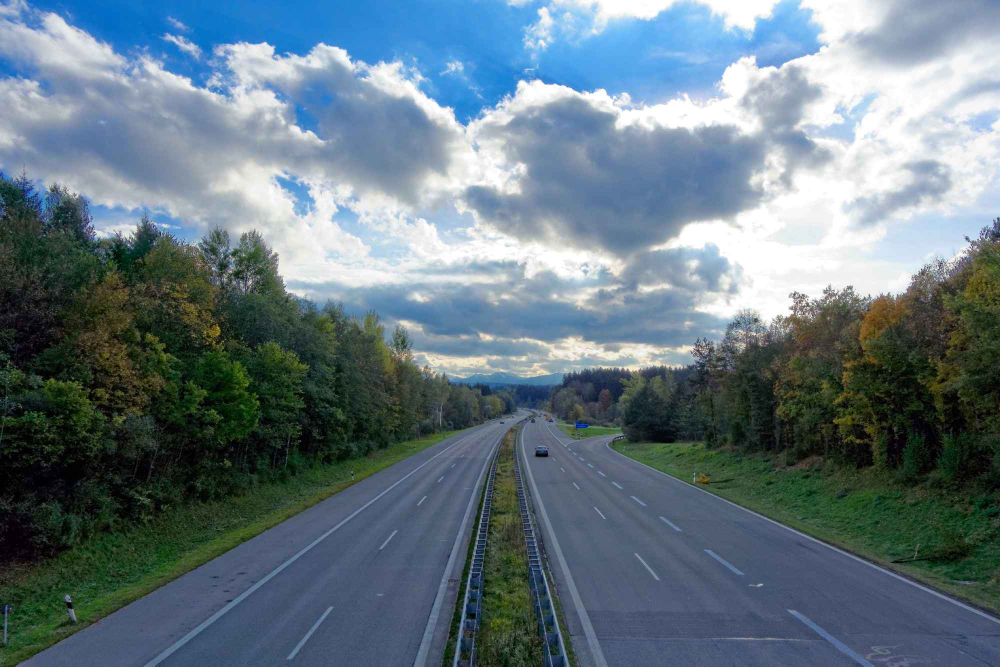
#> input picture picture/autoban.jpg, 2000 x 1333 px, found by its file name (shown at 1/2 size)
$ jupyter execute --allow-errors openCV_SIFT.ipynb   (shell and % lines are left out)   (older library calls are emulated)
#> lines starting #> are read from the running program, lines starting #| are printed output that depends on the picture
#> further down, img is the input picture: shape (1333, 2000, 3); mean B, G, R 129.4, 119.3, 100.8
#> `img = cv2.resize(img, (640, 480))`:
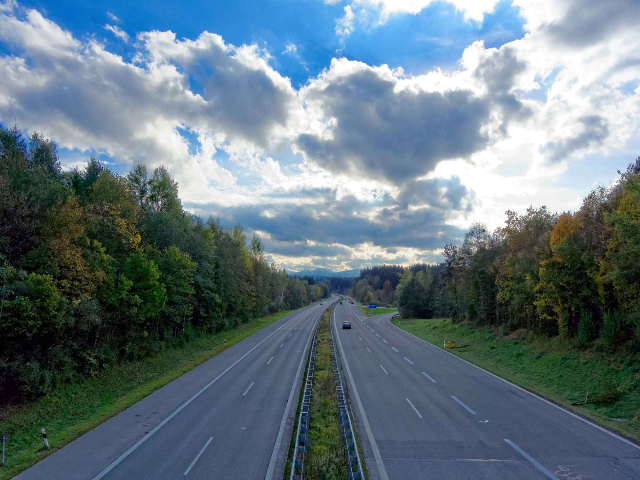
#> img: shape (480, 640, 3); mean B, G, R 129.3, 119.2, 100.7
[cell 1]
import numpy as np
import cv2
import pandas as pd

def Image_Scaling(img) :
    global scale
    scale = [2, 1, 1/2, 1/4]
    scale_imgArr = []

    for i in scale :
        img = cv2.resize(img, (int(width*i), int(height*i)))
        gray = cv2.cvtColor(img, cv2.COLOR_BGR2GRAY)
        scale_imgArr.append(gray)
#> this loop made 4 passes
#> pass 1, in Image_Scaling, `gray = cv2.cvtColor(img, cv2.COLOR_BGR2GRAY)`:
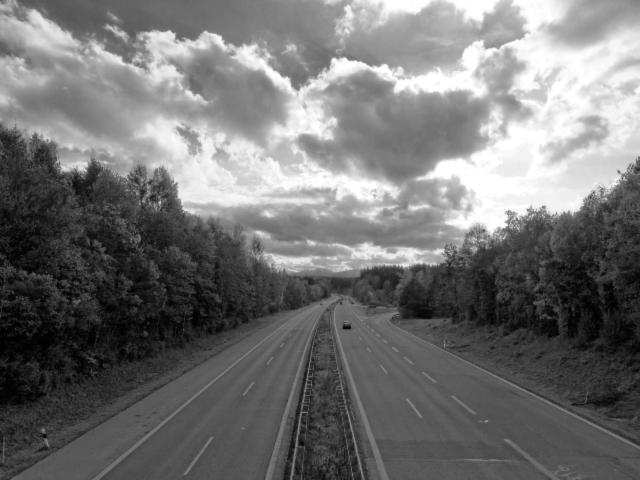
#> gray: shape (960, 1280) (shown at 1/2 size); min 0, max 255, mean 114.7
#> pass 2, in Image_Scaling, `gray = cv2.cvtColor(img, cv2.COLOR_BGR2GRAY)`:
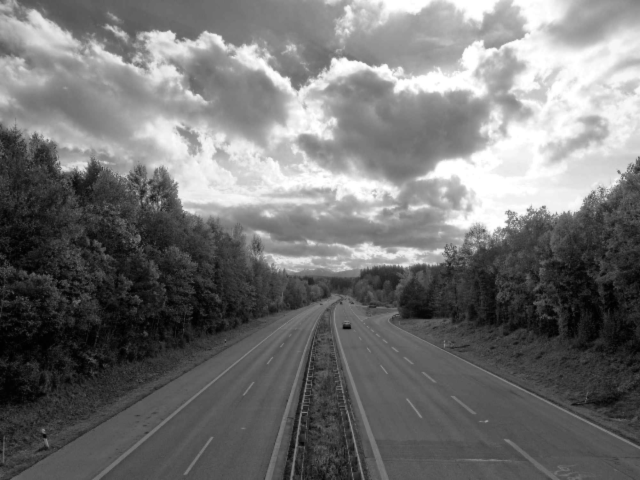
#> gray: shape (480, 640); min 1, max 255, mean 114.9
#> after the loop:
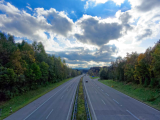
#> img: shape (120, 160, 3); mean of channels 0, 1, 2 129.6, 119.5, 101; drawn as B, G, R
#> after the loop, scale_imgArr = 4 items

    return np.array(scale_imgArr)

# [157 lines left out: functions make_Gaussian_Pyramid, Difference_of_Gaussian, Optimization, find_key_point, get_Angle, Orientation_Assign, not called in this run]

#> (the rest of this cell did not finish here and is left out)

[cell 2]
import numpy as np
import cv2
import pandas as pd

def Image_Scaling(img) :
    global scale
    scale = [2, 1, 1/2, 1/4]
    scale_imgArr = []

    for i in scale :
        img = cv2.resize(img, (int(width*i), int(height*i)))
        gray = cv2.cvtColor(img, cv2.COLOR_BGR2GRAY)
        scale_imgArr.append(gray)
#> after the loop, scale_imgArr = 4 items

    return np.array(scale_imgArr)

# [64 lines left out: functions make_Gaussian_Pyramid, Difference_of_Gaussian, Optimization, find_key_point, not called in this run]

#> (the rest of this cell did not finish here and is left out)

$ run again, with picture/1.jpg copied over picture/autoban.jpg
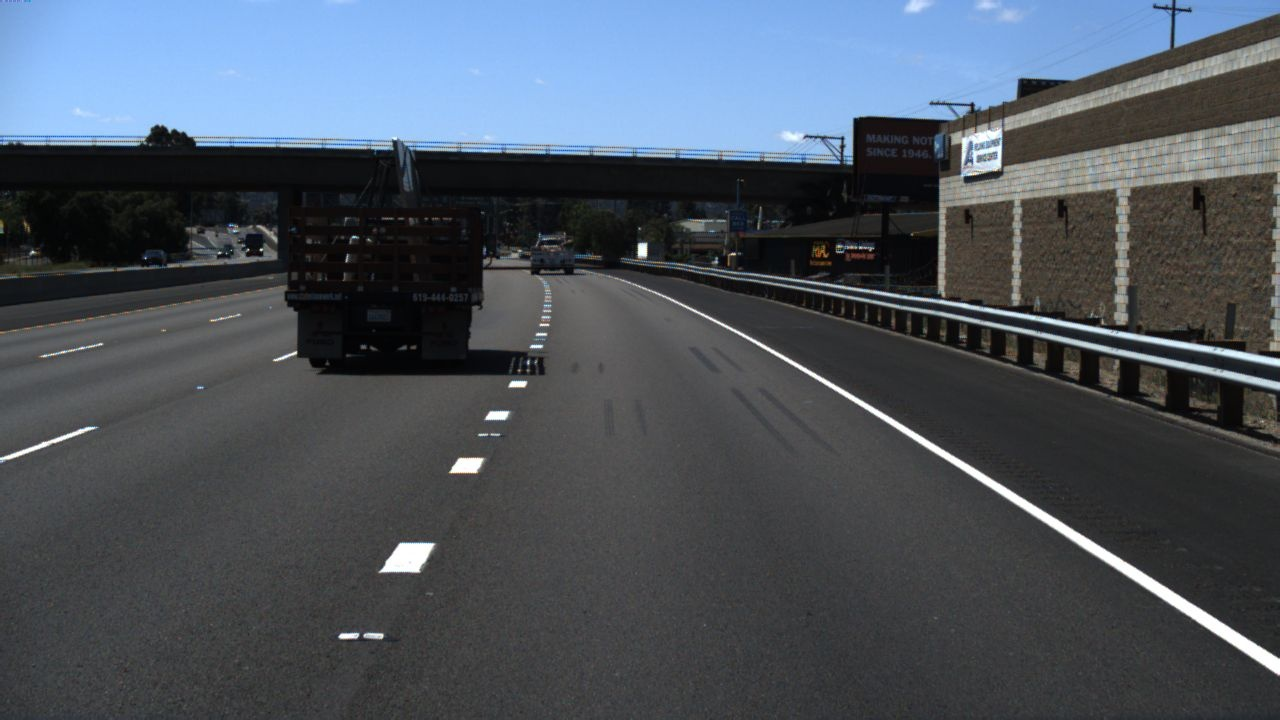
#> input picture picture/1.jpg, 1280 x 720 px, found by its file name
#> img is the input picture: shape (720, 1280, 3); mean B, G, R 93.8, 84.1, 76.2
#> after the loop in Image_Scaling, `for i in scale :`:
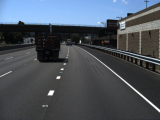
#> img: shape (120, 160, 3); mean of channels 0, 1, 2 94.1, 84.5, 76.5; drawn as B, G, R
#> after the loop in Image_Scaling, `for i in scale :`: scale_imgArr = 4 items
#> the loop in Image_Scaling, `for i in scale :` made 4 passes
#> pass 3, in Image_Scaling, `img = cv2.resize(img, (int(width*i), int(height*i)))`:
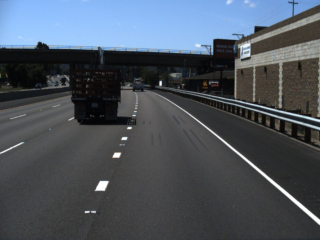
#> img: shape (240, 320, 3); mean of channels 0, 1, 2 94, 84.3, 76.4; drawn as B, G, R

$ run again, with picture/CD 명함사이즈.jpg copied over picture/autoban.jpg
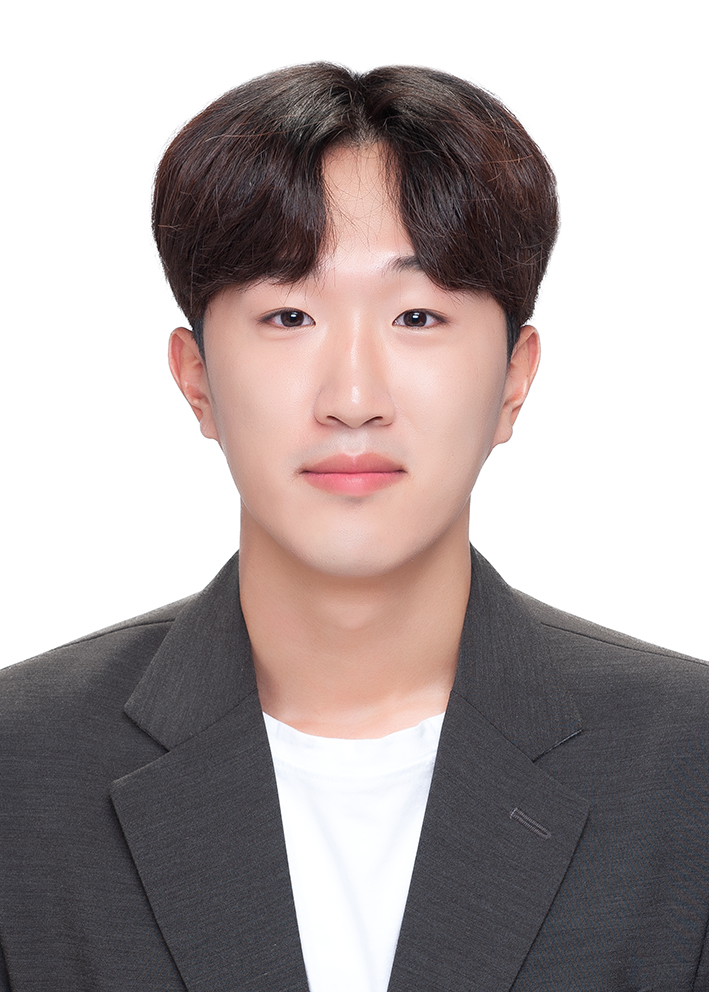
#> input picture picture/CD 명함사이즈.jpg, 709 x 992 px, found by its file name
#> img is the input picture: shape (992, 709, 3); mean B, G, R 163.4, 163.7, 173.7
#> the loop in Image_Scaling, `for i in scale :` made 4 passes
#> pass 1, in Image_Scaling, `gray = cv2.cvtColor(img, cv2.COLOR_BGR2GRAY)`:
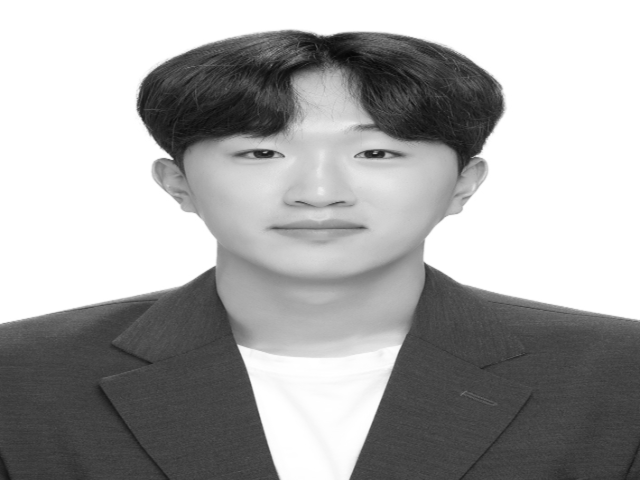
#> gray: shape (960, 1280) (shown at 1/2 size); min 4, max 255, mean 166.6
#> after the loop in Image_Scaling, `for i in scale :`:
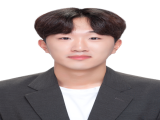
#> img: shape (120, 160, 3); mean of channels 0, 1, 2 163.5, 163.9, 173.8; drawn as B, G, R
#> after the loop in Image_Scaling, `for i in scale :`: scale_imgArr = 4 items

$ run again, with picture/CD 민증사이즈.jpg copied over picture/autoban.jpg
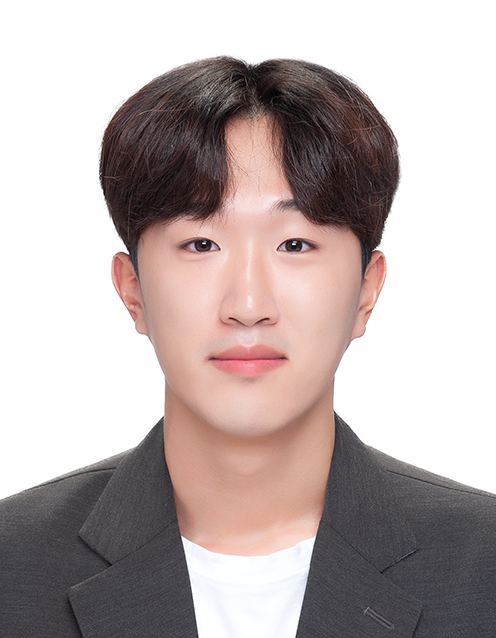
#> input picture picture/CD 민증사이즈.jpg, 496 x 638 px, found by its file name
#> img is the input picture: shape (638, 496, 3); mean B, G, R 173.4, 174.9, 186.9
#> the loop in Image_Scaling, `for i in scale :` made 4 passes
#> pass 1, in Image_Scaling, `gray = cv2.cvtColor(img, cv2.COLOR_BGR2GRAY)`:
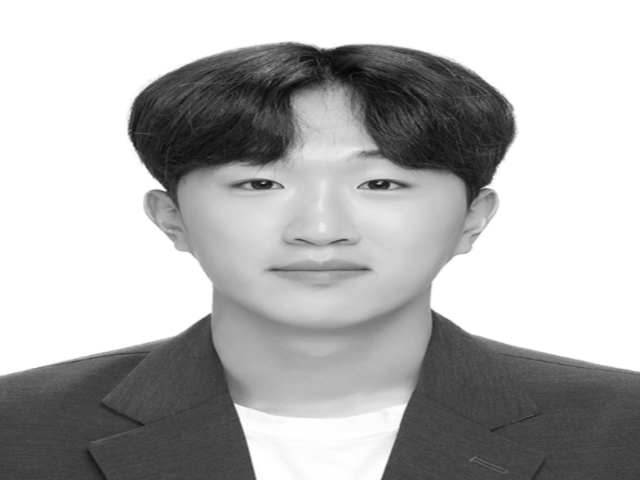
#> gray: shape (960, 1280) (shown at 1/2 size); min 3, max 255, mean 178.2
#> after the loop in Image_Scaling, `for i in scale :`:
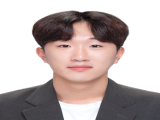
#> img: shape (120, 160, 3); mean of channels 0, 1, 2 173.5, 175, 187; drawn as B, G, R
#> after the loop in Image_Scaling, `for i in scale :`: scale_imgArr = 4 items
